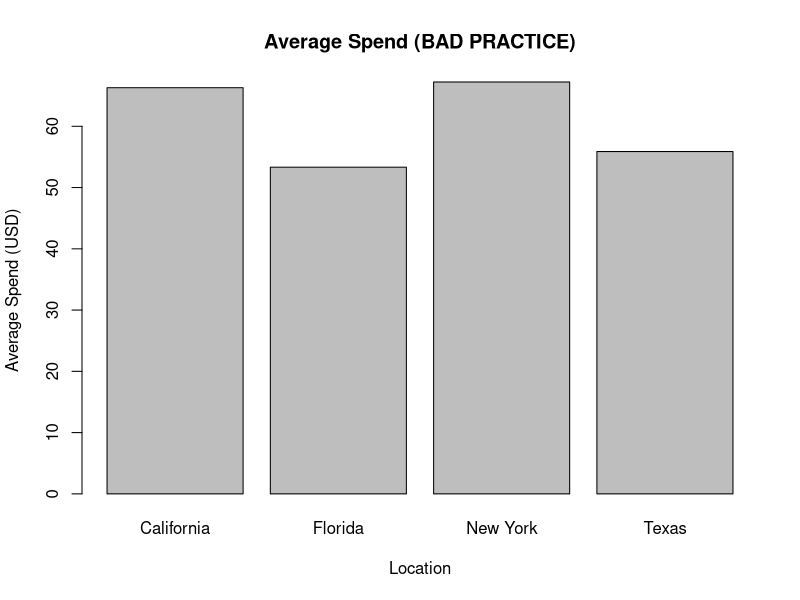
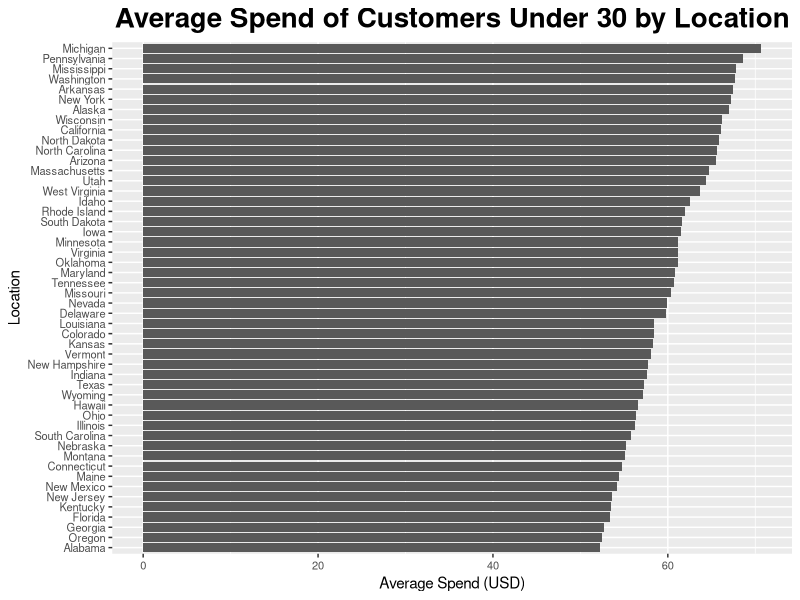

The R source for these figures, in order:
## ---- chunk 1
# BAD import: let R guess names and types
data_bad <- read.csv("shopping_behavior.csv")

# BAD filter (forgetting to handle NA, using base [] correctly this time but no cleaning)
young_bad <- data_bad[data_bad$Age < 30, ]

# BAD join using merge() with the same location_info
location_info <- data.frame(
  Location = c("California", "New York", "Texas", "Florida"),
  Region   = c("West", "East", "South", "South"),
  stringsAsFactors = FALSE
)

merged_bad <- merge(young_bad, location_info)

# BAD summary: mean without na.rm and no cleaning of Location variants
result_bad <- aggregate(Purchase.Amount..USD. ~ Location, data = merged_bad, FUN = mean)

# Rename columns to match good version later
names(result_bad) <- c("Location_clean", "avg_spend_bad")
result_bad$avg_spend_bad <- round(result_bad$avg_spend_bad, 2)

# Bad practice result
library(knitr)
library(kableExtra)

result_bad |>
  kbl(caption = "Bad practice result") |>
  scroll_box(height = "600px")
## ---- chunk 2
# BAD plot result
barplot(
  result_bad$avg_spend_bad,
  names.arg = result_bad$Location,
  main = "Average Spend (BAD PRACTICE)",
  xlab = "Location",
  ylab = "Average Spend (USD)"
)
## ---- chunk 3
# Example of a good practice
# 1) Import packages
library(dplyr)
library(lubridate)
library(ggplot2)

# 2) Read data with good practices
data_good <- read.csv(
  "shopping_behavior.csv",
  stringsAsFactors = FALSE,
  check.names = FALSE   # keeps "Purchase Amount (USD)" as-is
)

# 3) Parse dates correctly
data_good <- data_good %>%
  mutate(
    Date_good = dmy(Date)
  )

# 4) Remove exact duplicate rows (we know we injected some)
data_nodup <- data_good %>%
  distinct(.keep_all = TRUE)

# 5) Keep only customers under 30
young_good <- data_nodup %>%
  filter(Age < 30)

# 6) Location lookup table (regions are just for context)
location_info <- data.frame(
  Location = c("California", "New York", "Texas", "Florida"),
  Region   = c("West", "East", "South", "South"),
  stringsAsFactors = FALSE
)

# 7) Safe join: keep all young customers, add Region if Location matches
merged_good <- young_good %>%
  left_join(location_info, by = "Location")

# 8) Clean up Location variants into one standard name
final_clean <- merged_good %>%
  mutate(
    Location_clean = case_when(
      Location %in% c("California", "california", "Californi", "CA") ~ "California",
      Location %in% c("New York", "NewYork", "N. York")              ~ "New York",
      TRUE ~ Location
    )
  ) %>%
  group_by(Location_clean) %>%
  summarise(
    avg_spend_young = mean(`Purchase Amount (USD)`, na.rm = TRUE),
    n_customers     = n(),
    .groups = "drop"
  ) %>%
  arrange(Location_clean)

# 9) Round numbers to make the table nice for printing
final_clean$avg_spend_young <- round(final_clean$avg_spend_young, 2)

# 10) Print final result nicely
final_clean |>
  kbl(caption = "Good practice result") |>
  scroll_box(height = "600px")
## ---- chunk 4
# 11) Plot final results
plot_data <- final_clean %>%
  arrange(avg_spend_young) %>%
  mutate(Location_clean = factor(Location_clean, Location_clean))

ggplot(plot_data, aes(x = Location_clean, y = avg_spend_young)) +
  geom_bar(stat = "identity") +
  coord_flip() +
  labs(
    title = "Average Spend of Customers Under 30 by Location",
    x = "Location",
    y = "Average Spend (USD)"
  ) + 
  theme(
    plot.title = element_text(face = "bold", size = 20, hjust = 0.5),
    axis.text.y = element_text(size = 8),
    axis.text.x = element_text(size = 8)
  )
